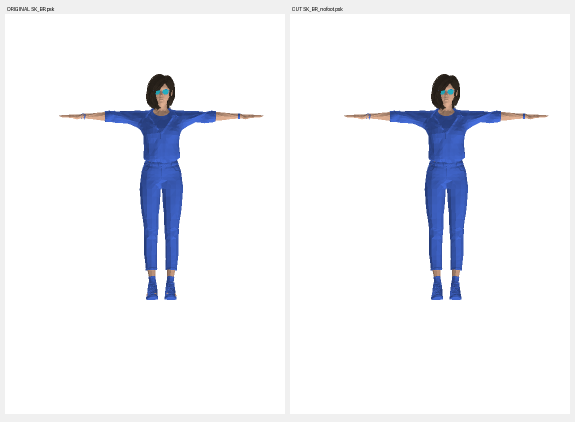
#> input picture mods/BoRuModern/input/对比_全身正面.png, 1150 x 844 px, given in place of preview_full.png, which was not available (shown at 1/2 size)
$ python review_previews.py
#> lines starting #> are read from the running program, lines starting #| are printed output that depends on the picture; pictures that were not available may be replaced by others from this repository, and a replacement may not be noted
"""Assemble source/final/LOD/motion images for visual inspection, without retouching."""
from pathlib import Path
from PIL import Image,ImageDraw,ImageFont
R=Path(__file__).resolve().parents[1]
items=[('Source',R/'input/original/preview_full.png'),('Final LOD0',R/'reports/final_rest_front.png'),('UI idle',R/'reports/final_ui_neutral_female_worst.png'),('Face',R/'reports/final_head.png'),('Back',R/'reports/final_rest_back.png'),('Run',R/'reports/final_run_worst.png'),('Bow',R/'reports/final_bow_worst.png'),('Riding',R/'reports/final_riding_worst.png'),('Slash',R/'reports/final_slash_worst.png'),('LOD1',R/'reports/final_lod1_rest_front.png'),('LOD2',R/'reports/final_lod2_rest_front.png'),('LOD3',R/'reports/final_lod3_rest_front.png')]
sheet=Image.new('RGB',(1600,1500),(45,45,45));draw=ImageDraw.Draw(sheet);font=ImageFont.truetype('C:/Windows/Fonts/arial.ttf',24)
#> after `sheet = Image.new('RGB', (1600, 1500), (45, 45, 45))`: sheet: PIL image 1600x1500 RGB; every value is 45
for i,(label,path) in enumerate(items):
 im=Image.open(path).convert('RGB');im.thumbnail((390,455));x=(i%4)*400+(400-im.width)//2;y=(i//4)*500+38;sheet.paste(im,(x,y));draw.text(((i%4)*400+12,(i//4)*500+6),label,font=font,fill='white')
#> further down, im is the input picture: PIL image 1150x844 RGB; mean R, G, B 240.8, 242.2, 246.8
#> after `im.thumbnail((390, 455))`:
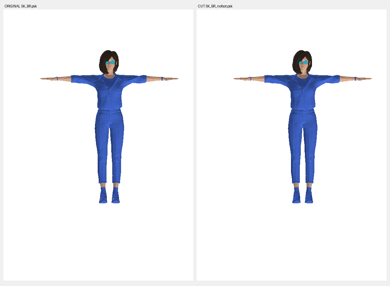
#> im: PIL image 390x286 RGB; mean R, G, B 240.7, 242.2, 246.7
#> after `x = i % 4 * 400 + (400 - im.width) // 2`: x = 5
#> after `sheet.paste(im, (x, y))`:
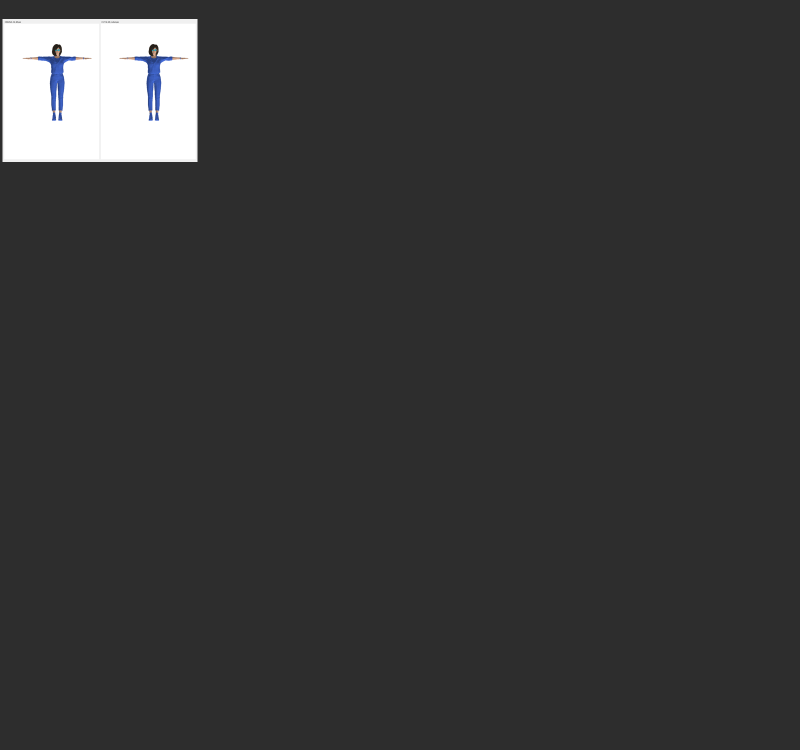
#> sheet: PIL image 1600x1500 RGB (shown at 1/2 size); mean R, G, B 54.1, 54.2, 54.4
#> pass 2 of the loop `for i,(label,path) in enumerate(items):`:
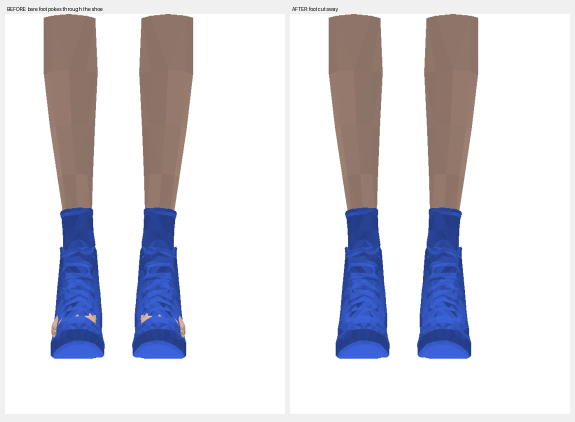
#> input picture mods/BoRuModern/input/对比_脚部正面.png, 1150 x 844 px, given in place of final_rest_front.png, which was not available (shown at 1/2 size)
#> im is the input picture: PIL image 1150x844 RGB; mean R, G, B 216.3, 215.7, 223.4
#> `im.thumbnail((390, 455))`:
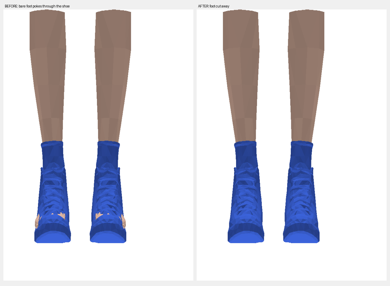
#> im: PIL image 390x286 RGB; mean R, G, B 216.3, 215.6, 223.3
#> `sheet.paste(im, (x, y))`:
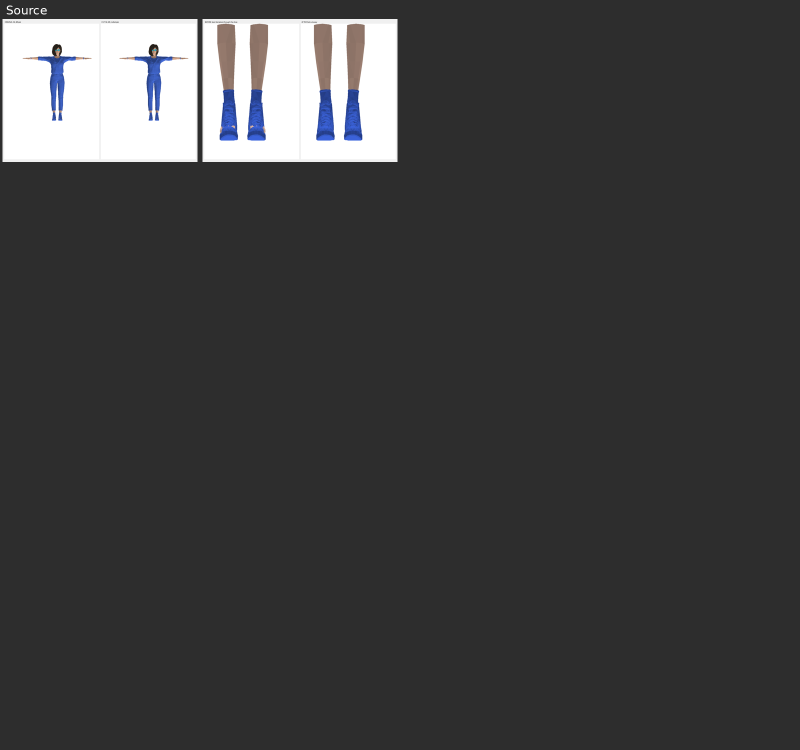
#> sheet: PIL image 1600x1500 RGB (shown at 1/2 size); mean R, G, B 62.1, 62.1, 62.7
#> (the run stopped early here; a loop or call above may not have finished)
